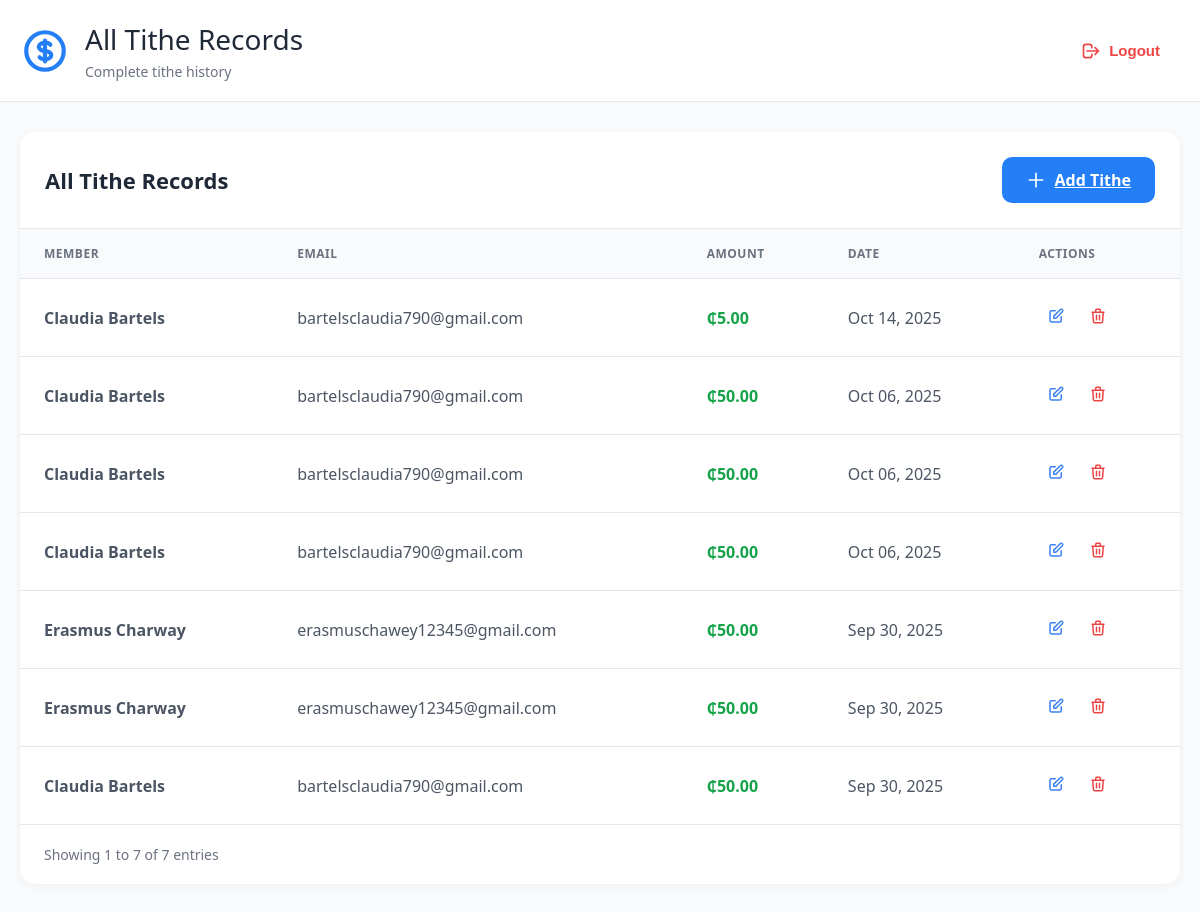
The app's page /tithe/tithe/list/ (signed in), older data.
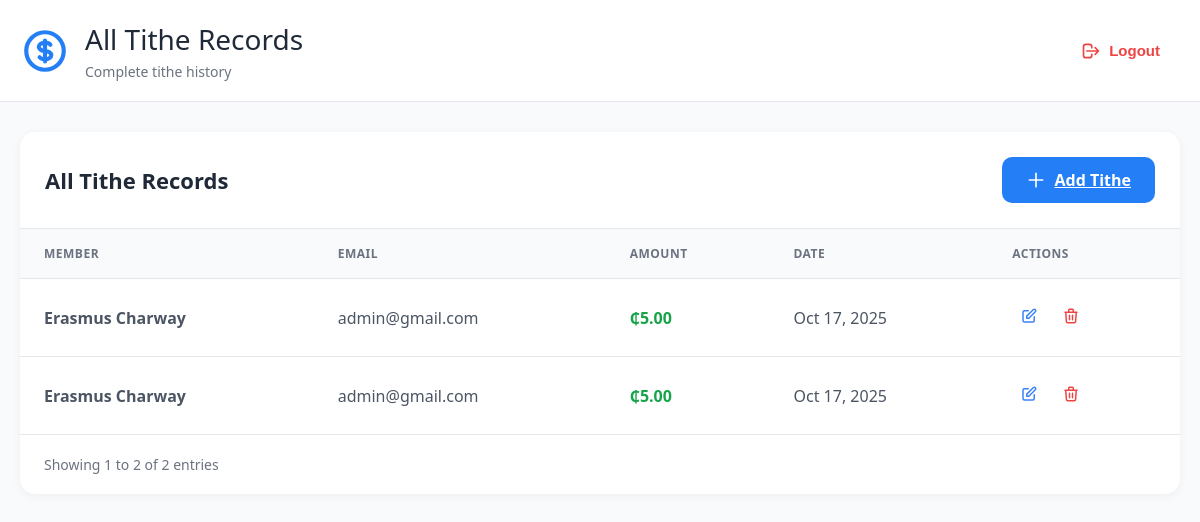
The same page, newer data.
### tithe/models.py (models this page shows, shortened)
class Tithe(models.Model):
    user = models.ForeignKey(CustomUser,on_delete=models.CASCADE)
    amount = models.DecimalField(decimal_places=2, max_digits=10)
    date = models.DateField()

class CustomUser(AbstractUser):
    ROLE_CHOICES = (
        ("ADMIN","admin"),
        ("REGULAR_USER","regular_user")
    )
    email = models.EmailField()
    phone_number = models.CharField(max_length=50)
    role = models.CharField(max_length=20, choices=ROLE_CHOICES, default="REGULAR_USER")
    avatar = models.ImageField(upload_to="avatar/",null=True,blank=True)

### tithe/views.py (the view)
# urls.py: path('tithe/list/', views.list_tithe, name='list-tithe'),
def list_tithe(request):
    if not request.user.is_authenticated:
        messages.error(request, "You must be logged in to access this page")
        return redirect("tithe:login_user")
    if not request.user.role == "ADMIN":
        messages.error(request, "You don't have permission to add tithe records. Contact your administrator.")
        return redirect("tithe:user-dashboard")
    tithes = Tithe.objects.all().order_by("-date")
    paginator = Paginator(tithes,50)
    page_number = request.GET.get("page")
    page_obj = paginator.get_page(page_number)
    return render(request,"tithe/list-tithe.html",{"page_obj":page_obj})

### tithe/templates/tithe/list-tithe.html (shortened to what the changed rows need)
{% extends 'tithe/base.html' %}
{% block content %}
<div class="dashboard">
    <div class="main-content">
        <div class="table-section">
            <table>
                <thead>
                    <tr>
                        <th>Member</th>
                        <th>Email</th>
                        <th>Amount</th>
                        <th>Date</th>
                        <th>Actions</th>
                    </tr>
                </thead>
                <tbody>
                    {% for tithe in page_obj %}
                    <tr>
                        <td><strong>{{ tithe.user.get_full_name|default:tithe.user.username }}</strong></td>
                        <td>{{ tithe.user.email }}</td>
                        <td><span class="amount">₵{{ tithe.amount }}</span></td>
                        <td>{{ tithe.date|date:"M d, Y" }}</td>
                        <td>
                            <div class="action-buttons">
                                <button class="btn-icon edit" onclick="location.href='{% url 'tithe:edit_tithe' tithe.id %}'">
                                    <svg fill="none" stroke="currentColor" viewBox="0 0 24 24">
                                        <path stroke-linecap="round" stroke-linejoin="round" stroke-width="2" d="M11 5H6a2 2 0 00-2 2v11a2 2 0 002 2h11a2 2 0 002-2v-5m-1.414-9.414a2 2 0 112.828 2.828L11.828 15H9v-2.828l8.586-8.586z"/>
                                    </svg>
                                </button>
                                <form method="POST" action="{% url 'tithe:delete_tithe' tithe.id %}" style="display: inline;" onsubmit="return confirm('Are you sure you want to delete this tithe record?');">
                                    <button type="submit" class="btn-icon delete">
                                        <svg fill="none" stroke="currentColor" viewBox="0 0 24 24">
                                            <path stroke-linecap="round" stroke-linejoin="round" stroke-width="2" d="M19 7l-.867 12.142A2 2 0 0116.138 21H7.862a2 2 0 01-1.995-1.858L5 7m5 4v6m4-6v6m1-10V4a1 1 0 00-1-1h-4a1 1 0 00-1 1v3M4 7h16"/>
                                        </svg>
                                    </button>
                                </form>
                            </div>
                        </td>
                    </tr>
                    {% empty %}
                    <tr>
                        <td colspan="5" style="text-align: center; padding: 40px; color: #9ca3af;">No tithe records found</td>
                    </tr>
                    {% endfor %}
                </tbody>
            </table>
            <div class="pagination">
                <div class="pagination-info">
                    Showing {{ page_obj.start_index }} to {{ page_obj.end_index }} of {{ page_obj.paginator.count }} entries
                </div>
            </div>
        </div>
    </div>
</div>
{% endblock %}

Row changes from the older to the newer data that the page shows:
removed Tithe: user.get_full_name "Claudia Bartels", user.email "bartelsclaudia790@gmail.com", amount "5.00", date "Oct 14, 2025"
removed Tithe: user.get_full_name "Claudia Bartels", user.email "bartelsclaudia790@gmail.com", amount "50.00", date "Oct 06, 2025"
removed Tithe: user.get_full_name "Claudia Bartels", user.email "bartelsclaudia790@gmail.com", amount "50.00", date "Oct 06, 2025"
removed Tithe: user.get_full_name "Claudia Bartels", user.email "bartelsclaudia790@gmail.com", amount "50.00", date "Oct 06, 2025"
removed Tithe: user.get_full_name "Erasmus Charway", user.email "erasmuschawey12345@gmail.com", amount "50.00", date "Sep 30, 2025"
removed Tithe: user.get_full_name "Erasmus Charway", user.email "erasmuschawey12345@gmail.com", amount "50.00", date "Sep 30, 2025"
removed Tithe: user.get_full_name "Claudia Bartels", user.email "bartelsclaudia790@gmail.com", amount "50.00", date "Sep 30, 2025"
added Tithe: user.get_full_name "Erasmus Charway", user.email "admin@gmail.com", amount "5.00", date "Oct 17, 2025"
added Tithe: user.get_full_name "Erasmus Charway", user.email "admin@gmail.com", amount "5.00", date "Oct 17, 2025"
Text that changed along with them:
{{ page_obj.end_index }}: "7" → "2"
{{ page_obj.paginator.count }}: "7" → "2"
